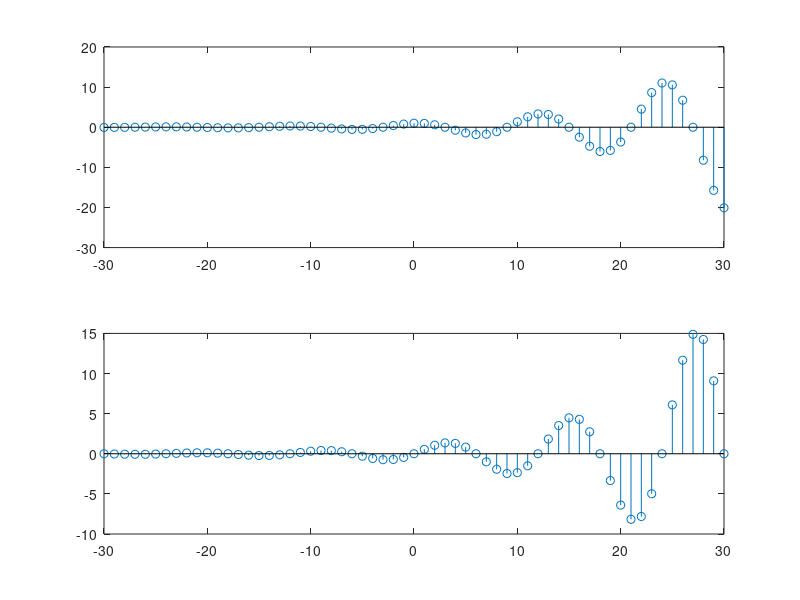

MATLAB code for this plot:
n = -30:30;
a = 1/10;
b = pi/6;
z = a+b*1i;
y = exp(z*n);
subplot(2,1,1)
stem(n, real(y));
subplot(2,1,2)
stem(n, imag(y));
